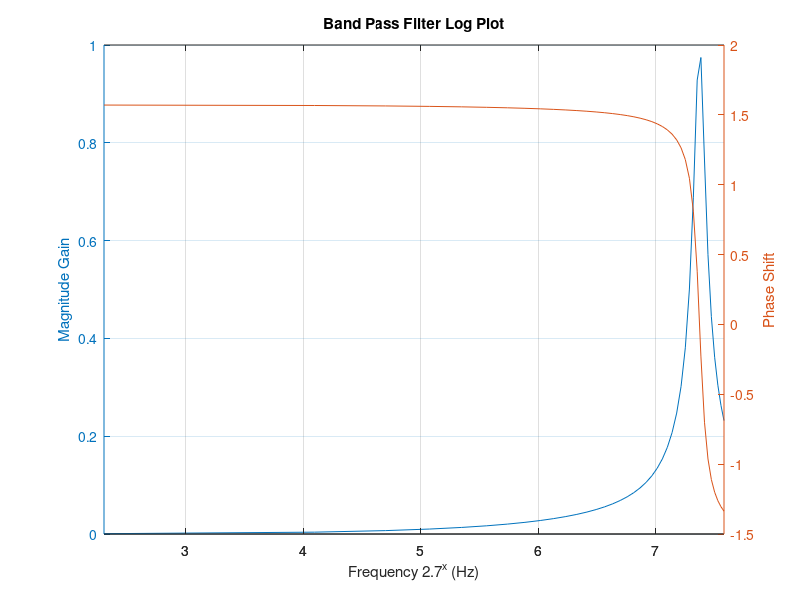

The MATLAB script that drew this image:
M = dlmread('bandPassFilter.txt', '\t');
M';
x=log(ans(1,:));
y1=ans(2,:);
y2=ans(3,:);
plot = plotyy(x,y1,x,y2,'plot');
grid();
title('Band Pass Filter Log Plot','FontWeight','bold');
xlabel('Frequency 2.7^x (Hz)');
axes(plot(1));
ylabel('Magnitude Gain');
axes(plot(2));
ylabel('Phase Shift');